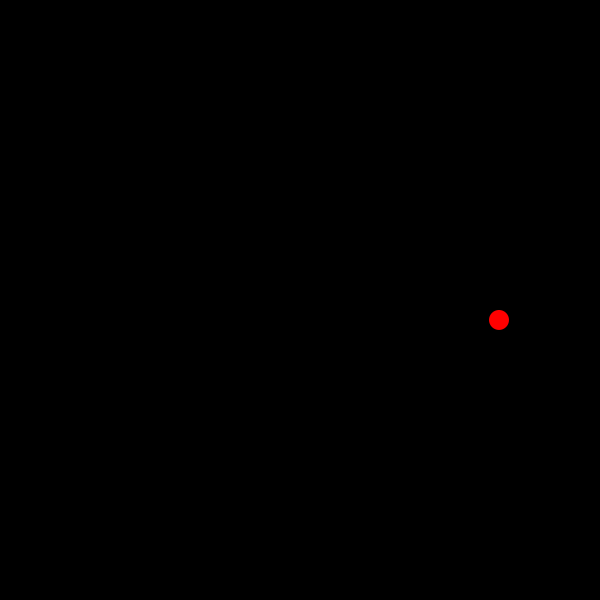
Frame 1 (no input)
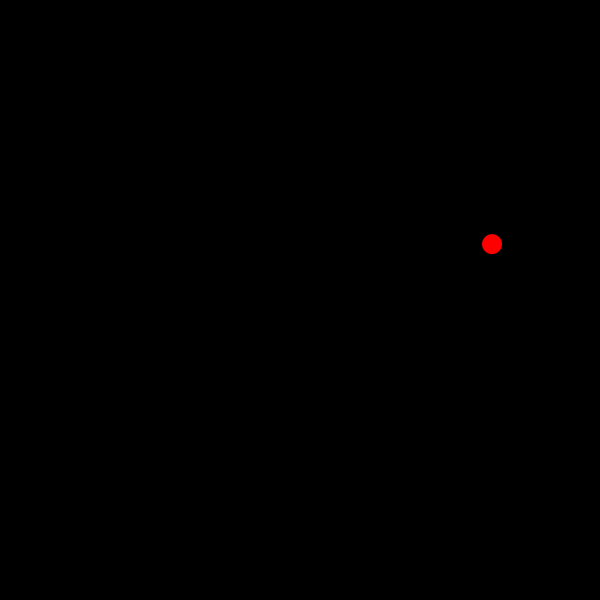
Frame 60 (the mouse pressed at the canvas centre just before this capture)
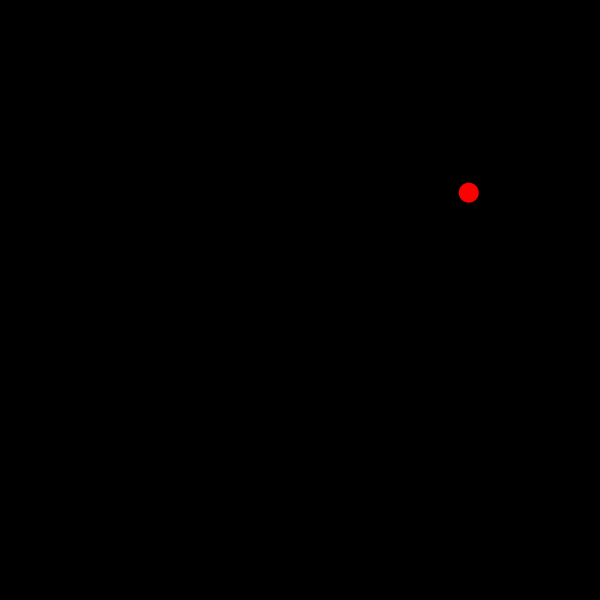
Frame 120 (the mouse held since frame 60 and released just before this capture)

The Processing sketch that drew these frames (run headless with seeded random() and noise(); from frame 60 on, the mouse is pressed at the canvas centre):

// Processing sketch: p09_demo1
// ── p09_demo1.pde
float xc, yc;
float r, th, thi;
float x, y;

void setup()
{
  size(600, 600);
  smooth();
  background(0);
  
  xc = width / 2;
  yc = height / 2;
  r = 200;
  th = 0;
  thi = 0.1;
}

void draw()
{
   th += thi;
   x = xc + r * cos(th);
   y = yc + r * sin(th);
   
   background(0);
   noStroke();
   fill(0, 10);
   rect(0, 0, width, height);
   noStroke();
   fill(255, 0, 0);
   ellipse(x, y, 20, 20);
}
